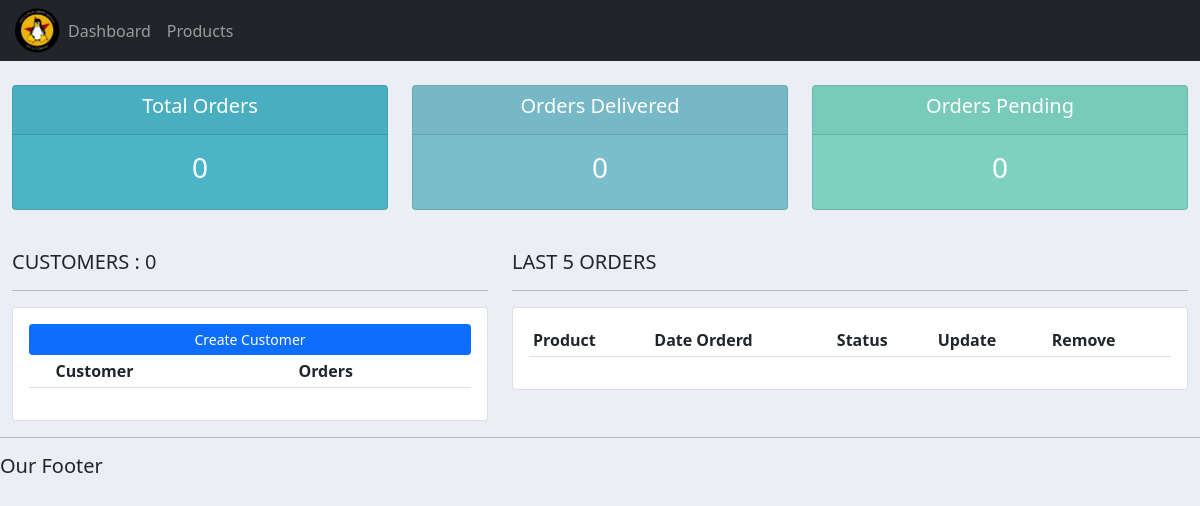
The app's page /, older data.
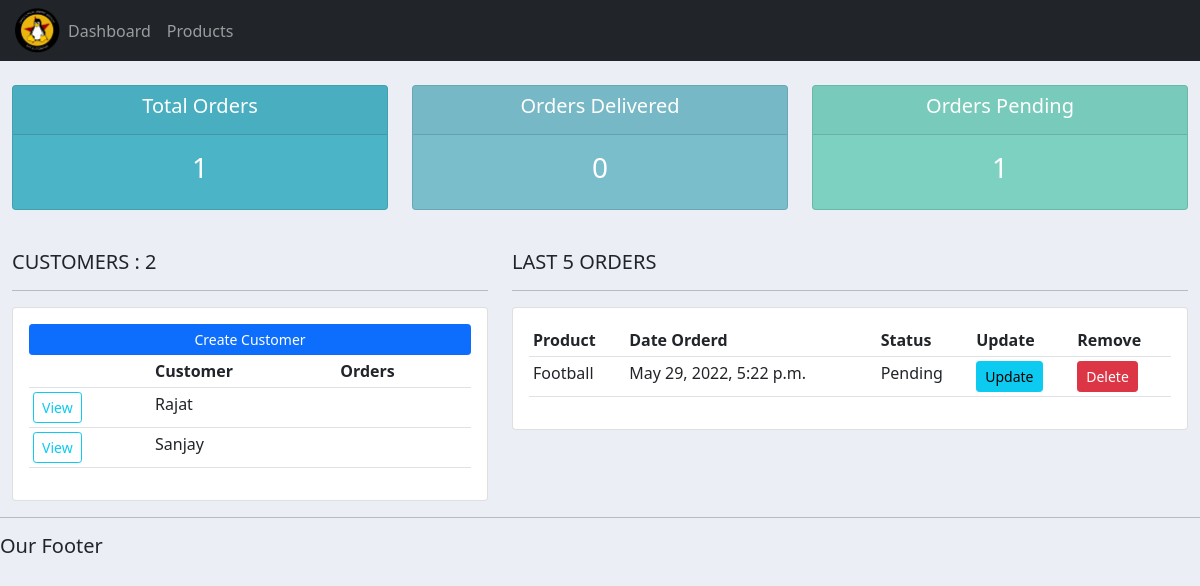
The same page, newer data.
### customer/models.py (models this page shows, shortened)
class Customer(models.Model):
    name = models.CharField(max_length=200, null=True)
    phone = models.CharField(max_length=200, null=True)
    email = models.CharField(max_length=200, null=True)
    date_created = models.DateTimeField(auto_now_add=True, null=True)

class Order(models.Model):
    STATUS = (
        ('Pending', 'Pending'),
        ('Out for delivery', 'Out for delivery'),
        ('Delivered', 'Delivered'),
    )
    customer = models.ForeignKey(Customer, null=True, on_delete=models.SET_NULL)
    product = models.ForeignKey(Product, null=True, on_delete=models.SET_NULL)
    date_created = models.DateTimeField(auto_now_add=True, null=True)
    status = models.CharField(max_length=200, null=True, choices=STATUS)

class Product(models.Model):
    CATEGORY = (
        ('Indoor', 'Indoor'),
        ('Out Door', 'Out Door'),
    )
    name = models.CharField(max_length=200, null=True)
    price = models.FloatField(null=True)
    category = models.CharField(max_length=200, null=True, choices=CATEGORY)
    description = models.CharField(max_length=200, null=True, blank=True)
    date_created = models.DateTimeField(auto_now_add=True, null=True)
    tags = models.ManyToManyField(Tag)
    def __str__(self):
        return self.name

### customer/views.py (the view)
# urls.py: 2. Add a URL to urlpatterns:  path('', views.home, name='home')
def home(request):
    orders = Order.objects.all()
    customers = Customer.objects.all()
    total_customers = customers.count()
    total_orders = orders.count()
    delivered = orders.filter(status='Delivered').count()
    pending = orders.filter(status='Pending').count()
    context = {'orders':orders, 'customers':customers, 'total_customers':total_customers, 'total_orders':total_orders, 'delivered':delivered, 'pending':pending}
    return render(request, 'customer/dashboard.html', context)

### customer/templates/customer/dashboard.html
{%  extends 'customer/main.html' %}
{% block content %}
{%  include 'customer/status.html' %}
<br>
<div class="row">
	<div class="col-md-5">
		<h5>CUSTOMERS : {{ total_customers }}</h5>
		<hr>
		<div class="card card-body">
			<a class="btn btn-primary  btn-sm btn-block" href="">Create Customer</a>
			<table class="table table-sm">
				<tr>
					<th></th>
					<th>Customer</th>
					<th>Orders</th>
				</tr>
				{% for customer in customers %}
				<tr>
					<td><a class="btn btn-sm btn-outline-info" href="{% url 'customer:customer' customer.id %}">View</a></td>
					<td>{{ customer.name }}</td>
					<td></td>
				</tr>
				{% endfor %}
			</table>
		</div>
	</div>
	<div class="col-md-7">
		<h5>LAST 5 ORDERS</h5>
		<hr>
		<div class="card card-body">
			<table class="table table-sm">
				<tr>
					<th>Product</th>
					<th>Date Orderd</th>
					<th>Status</th>
					<th>Update</th>
					<th>Remove</th>
				</tr>
				{% for order in orders %}
				<tr>
					<td>{{order.product}}</td>
					<td>{{order.date_created}}</td>
					<td>{{order.status}}</td>
					<td><a class="btn btn-sm btn-info" href="{% url 'customer:update_order' order.id %}">Update</a></td>
					<td><a class="btn btn-sm btn-danger" href="{% url 'customer:delete_order' order.id %}">Delete</a></td>
				</tr>
				{% endfor %}
			</table>
		</div>
	</div>
</div>
{% endblock %}

Row changes from the older to the newer data that the page shows:
added Customer: name "Rajat"
added Customer: name "Sanjay"
added Order: product "Football", date_created "May 29, 2022, 5:22 p.m.", status "Pending"
Text that changed along with them:
{{ total_orders }}: "0" → "1"
{{ pending }}: "0" → "1"
{{ total_customers }}: "0" → "2"
